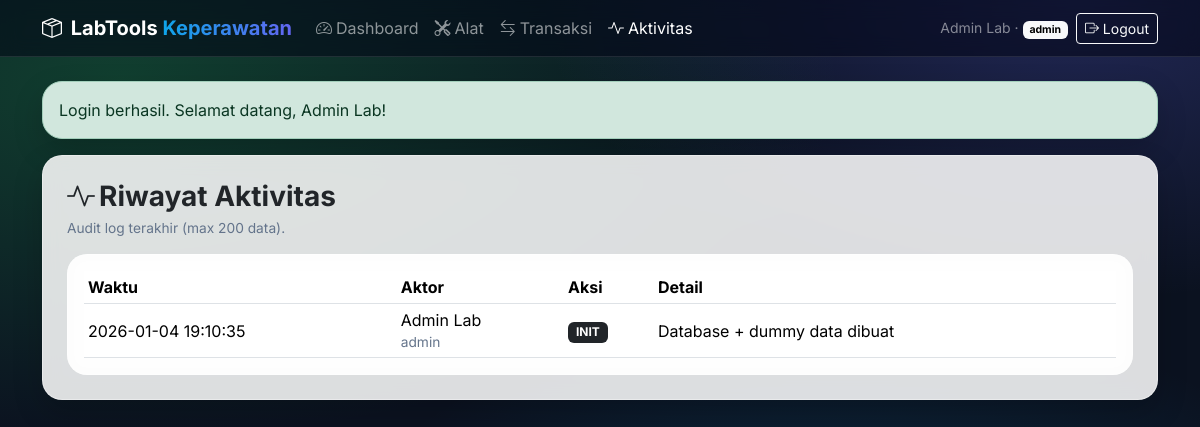
/admin/riwayat.php (signed in), run on the app's committed database.
### tables this page shows
CREATE TABLE `aktivitas` (
  `id` int(11) NOT NULL,
  `actor_user_id` int(11) DEFAULT NULL,
  `aksi` varchar(80) NOT NULL,
  `detail` text DEFAULT NULL,
  `created_at` timestamp NOT NULL DEFAULT current_timestamp()
);

CREATE TABLE `users` (
  `id` int(11) NOT NULL,
  `nama` varchar(100) NOT NULL,
  `username` varchar(50) NOT NULL,
  `password_hash` varchar(255) NOT NULL,
  `role` enum('admin','user') NOT NULL DEFAULT 'user',
  `created_at` timestamp NOT NULL DEFAULT current_timestamp()
);

### config.php (called while the page is built, shortened)
<?php
$dir = str_replace('\\','/', realpath(__DIR__));
$root = str_replace('\\','/', realpath($_SERVER['DOCUMENT_ROOT']));
$BASE_URL = "/pemrog";
if (strpos($dir, $root) === 0) {
  $BASE_URL = substr($dir, strlen($root));
}
$BASE_URL = rtrim($BASE_URL, '/');

### helpers.php (called while the page is built, shortened)
<?php
require_once __DIR__ . "/config.php";
function esc($s){ return htmlspecialchars((string)$s, ENT_QUOTES, 'UTF-8'); }
function base_url(){
  global $BASE_URL;
  return rtrim($BASE_URL ?? '', '/');
}
function url($path){
  $path = '/' . ltrim($path, '/');
  return base_url() . $path;
}
function auth_user(){ return $_SESSION['user'] ?? null; }
function db_all($sql, $types = "", $params = []) {
  global $koneksi;
  $st = mysqli_prepare($koneksi, $sql);
  mysqli_stmt_execute($st);
  $res = mysqli_stmt_get_result($st);
  $rows = [];
  if ($res) while ($r = mysqli_fetch_assoc($res)) $rows[] = $r;
  return $rows;
}

### admin/riwayat.php (the view, shortened to what this page needs)
<?php
require_once __DIR__ . "/../helpers.php";
require_once __DIR__ . "/../ui.php";
$rows = db_all("
  SELECT a.*, u.nama, u.username
  FROM aktivitas a
  LEFT JOIN users u ON u.id=a.actor_user_id
  ORDER BY a.id DESC
  LIMIT 200
");
page_head("Admin - Aktivitas");
?>
<div class="glass rounded-xxl shadow-soft p-4">
  <h3 class="fw-bold mb-1"><i class="bi bi-activity me-1"></i>Riwayat Aktivitas</h3>
  <div class="muted-mini mb-3">Audit log terakhir (max 200 data).</div>
  <div class="glass rounded-xxl p-3 table-responsive">
    <table class="table table-sm align-middle mb-0">
      <thead>
        <tr><th>Waktu</th><th>Aktor</th><th>Aksi</th><th>Detail</th></tr>
      </thead>
      <tbody>
        <?php foreach($rows as $r): ?>
          <tr>
            <td><?= esc($r['created_at']) ?></td>
            <td><?= esc($r['nama'] ?? '-') ?><div class="muted-mini"><?= esc($r['username'] ?? '') ?></div></td>
            <td><span class="badge text-bg-dark"><?= esc($r['aksi']) ?></span></td>
            <td><?= esc($r['detail']) ?></td>
          </tr>
        <?php endforeach; ?>
      </tbody>
    </table>
  </div>
</div>

### navbar.php (shortened to what this page needs)
<?php
require_once __DIR__ . "/helpers.php";
$u = auth_user();
$uri = $_SERVER['REQUEST_URI'] ?? '';
function is_active($needle,$uri){ return str_contains($uri,$needle) ? "active" : ""; }
?>
<nav class="navbar navbar-expand-lg navbar-dark navbar-glass">
  <div class="container">
    <a class="navbar-brand fw-bold" href="<?= esc(url('/index.php')) ?>">
      <i class="bi bi-box-seam me-1"></i> LabTools <span class="brand-badge">Keperawatan</span>
    </a>
    <div class="collapse navbar-collapse" id="nav">
      <ul class="navbar-nav me-auto">
        <?php if($u && $u['role']==='admin'): ?>
          <li class="nav-item"><a class="nav-link <?= is_active('/admin/dashboard',$uri) ?>" href="<?= esc(url('/admin/dashboard.php')) ?>"><i class="bi bi-speedometer2 me-1"></i>Dashboard</a></li>
          <li class="nav-item"><a class="nav-link <?= is_active('/admin/alat',$uri) ?>" href="<?= esc(url('/admin/alat.php')) ?>"><i class="bi bi-tools me-1"></i>Alat</a></li>
          <li class="nav-item"><a class="nav-link <?= is_active('/admin/transaksi',$uri) ?>" href="<?= esc(url('/admin/transaksi.php')) ?>"><i class="bi bi-arrow-left-right me-1"></i>Transaksi</a></li>
          <li class="nav-item"><a class="nav-link <?= is_active('/admin/riwayat',$uri) ?>" href="<?= esc(url('/admin/riwayat.php')) ?>"><i class="bi bi-activity me-1"></i>Aktivitas</a></li>
        <?php endif; ?>
      </ul>
      <div class="d-flex align-items-center gap-2">
        <?php if($u): ?>
          <span class="text-white-50 small">
            <?= esc($u['nama']) ?> · <span class="badge text-bg-light"><?= esc($u['role']) ?></span>
          </span>
          <a class="btn btn-outline-light btn-sm" href="<?= esc(url('/logout.php')) ?>"><i class="bi bi-box-arrow-right"></i> Logout</a>
        <?php else: ?>
          <a class="btn btn-light btn-sm" href="<?= esc(url('/login.php')) ?>">Login</a>
        <?php endif; ?>
      </div>
    </div>
  </div>
</nav>

### assets/app.css (style rules this page uses)
:root { --bg:#0b1220; --glass: rgba(255,255,255,.86); --stroke: rgba(255,255,255,.35); --shadow: 0 12px 30px rgba(0,0,0,.18); --c1:#0ea5e9; --c2:#6366f1; --c3:#22c55e; --muted:#64748b; }
body { font-family: Inter, system-ui, Segoe UI, Arial; background: radial-gradient(1200px 600px at 10% 10%, rgba(34,197,94,.24), transparent 60%), radial-gradient(900px 500px at 90% 0%, rgba(99,102,241,.24), transparent 60%), radial-gradient(1000px 700px at 70% 90%, rgba(14,165,233,.24), transparent 60%), var(--bg); min-height:100vh; }
.glass { background: var(--glass); border: 1px solid var(--stroke); backdrop-filter: blur(12px); }
.rounded-xxl { border-radius: 1.25rem; }
.shadow-soft { box-shadow: var(--shadow); }
.brand-badge { background: linear-gradient(90deg, var(--c1), var(--c2)); -webkit-background-clip:text; background-clip:text; color:transparent; }
.muted-mini { font-size:.86rem; color: var(--muted); }
.table thead th { white-space: nowrap; }
.navbar-glass { background: rgba(2,6,23,.55) !important; backdrop-filter: blur(10px); border-bottom: 1px solid rgba(255,255,255,.1); }

### ui.php (style rules this page uses)
:root { --bg1:#0ea5e9; --bg2:#6366f1; --bg3:#22c55e; --card: rgba(255,255,255,.86); }
body { font-family:Inter,system-ui,Segoe UI,Arial; background: radial-gradient(1200px 600px at 10% 10%, rgba(34,197,94,.25), transparent 60%), radial-gradient(900px 500px at 90% 0%, rgba(99,102,241,.25), transparent 60%), radial-gradient(1000px 700px at 70% 90%, rgba(14,165,233,.25), transparent 60%), #0b1220; min-height:100vh; }
.glass { background:var(--card); backdrop-filter: blur(10px); border:1px solid rgba(255,255,255,.35) }
.rounded-xxl { border-radius: 1.25rem; }
.brand-badge { background: linear-gradient(90deg, var(--bg1), var(--bg2)); -webkit-background-clip:text; background-clip:text; color:transparent; }
.shadow-soft { box-shadow: 0 12px 30px rgba(0,0,0,.18); }
.table thead th { white-space:nowrap }
.muted-mini { font-size:.86rem;color:#64748b }

### data on the page
aktivitas: actor_user.nama "Admin Lab", actor_user.username "admin", created_at "2026-01-04 19:10:35", aksi "INIT", detail "Database + dummy data dibuat"

### other printed values
$f['msg'] "Login berhasil. Selamat datang, Admin Lab!"
